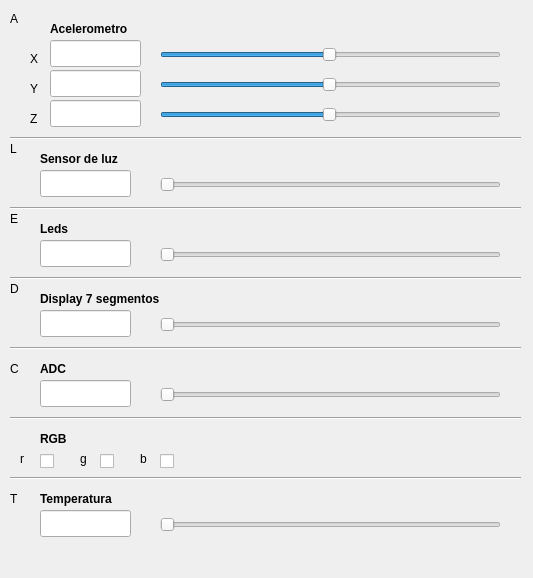
<?xml version="1.0" encoding="UTF-8"?>
<ui version="4.0">
 <class>SensoresBaseBoard</class>
 <widget class="QMainWindow" name="SensoresBaseBoard">
  <property name="geometry">
   <rect>
    <x>0</x>
    <y>0</y>
    <width>533</width>
    <height>578</height>
   </rect>
  </property>
  <property name="windowTitle">
   <string>SensoresBaseBoard</string>
  </property>
  <widget class="QWidget" name="centralWidget">
   <widget class="QLineEdit" name="ejeXValue">
    <property name="geometry">
     <rect>
      <x>50</x>
      <y>40</y>
      <width>91</width>
      <height>27</height>
     </rect>
    </property>
    <property name="readOnly">
     <bool>true</bool>
    </property>
   </widget>
   <widget class="QLineEdit" name="ejeYValue">
    <property name="geometry">
     <rect>
      <x>50</x>
      <y>70</y>
      <width>91</width>
      <height>27</height>
     </rect>
    </property>
    <property name="readOnly">
     <bool>true</bool>
    </property>
   </widget>
   <widget class="QLineEdit" name="ejeZValue">
    <property name="geometry">
     <rect>
      <x>50</x>
      <y>100</y>
      <width>91</width>
      <height>27</height>
     </rect>
    </property>
    <property name="readOnly">
     <bool>true</bool>
    </property>
   </widget>
   <widget class="QLabel" name="label">
    <property name="geometry">
     <rect>
      <x>30</x>
      <y>50</y>
      <width>21</width>
      <height>17</height>
     </rect>
    </property>
    <property name="text">
     <string>X</string>
    </property>
   </widget>
   <widget class="QLabel" name="label_2">
    <property name="geometry">
     <rect>
      <x>30</x>
      <y>80</y>
      <width>21</width>
      <height>17</height>
     </rect>
    </property>
    <property name="text">
     <string>Y</string>
    </property>
   </widget>
   <widget class="QLabel" name="label_3">
    <property name="geometry">
     <rect>
      <x>30</x>
      <y>110</y>
      <width>21</width>
      <height>17</height>
     </rect>
    </property>
    <property name="text">
     <string>Z</string>
    </property>
   </widget>
   <widget class="QSlider" name="ejeXvalueBar">
    <property name="geometry">
     <rect>
      <x>160</x>
      <y>40</y>
      <width>341</width>
      <height>29</height>
     </rect>
    </property>
    <property name="minimum">
     <number>-127</number>
    </property>
    <property name="maximum">
     <number>128</number>
    </property>
    <property name="orientation">
     <enum>Qt::Horizontal</enum>
    </property>
   </widget>
   <widget class="QSlider" name="ejeYvalueBar">
    <property name="geometry">
     <rect>
      <x>160</x>
      <y>70</y>
      <width>341</width>
      <height>29</height>
     </rect>
    </property>
    <property name="minimum">
     <number>-127</number>
    </property>
    <property name="maximum">
     <number>128</number>
    </property>
    <property name="orientation">
     <enum>Qt::Horizontal</enum>
    </property>
   </widget>
   <widget class="QSlider" name="ejeZvalueBar">
    <property name="geometry">
     <rect>
      <x>160</x>
      <y>100</y>
      <width>341</width>
      <height>29</height>
     </rect>
    </property>
    <property name="minimum">
     <number>-127</number>
    </property>
    <property name="maximum">
     <number>128</number>
    </property>
    <property name="orientation">
     <enum>Qt::Horizontal</enum>
    </property>
   </widget>
   <widget class="QLabel" name="label_4">
    <property name="geometry">
     <rect>
      <x>50</x>
      <y>20</y>
      <width>111</width>
      <height>17</height>
     </rect>
    </property>
    <property name="font">
     <font>
      <weight>75</weight>
      <bold>true</bold>
     </font>
    </property>
    <property name="text">
     <string>Acelerometro</string>
    </property>
   </widget>
   <widget class="QLabel" name="label_5">
    <property name="geometry">
     <rect>
      <x>40</x>
      <y>150</y>
      <width>111</width>
      <height>17</height>
     </rect>
    </property>
    <property name="font">
     <font>
      <weight>75</weight>
      <bold>true</bold>
     </font>
    </property>
    <property name="text">
     <string>Sensor de luz</string>
    </property>
   </widget>
   <widget class="QSlider" name="luzValueBar">
    <property name="geometry">
     <rect>
      <x>160</x>
      <y>170</y>
      <width>341</width>
      <height>29</height>
     </rect>
    </property>
    <property name="minimum">
     <number>0</number>
    </property>
    <property name="maximum">
     <number>256</number>
    </property>
    <property name="orientation">
     <enum>Qt::Horizontal</enum>
    </property>
   </widget>
   <widget class="QLabel" name="label_6">
    <property name="geometry">
     <rect>
      <x>10</x>
      <y>140</y>
      <width>21</width>
      <height>17</height>
     </rect>
    </property>
    <property name="text">
     <string>L</string>
    </property>
   </widget>
   <widget class="QLineEdit" name="luzValue">
    <property name="geometry">
     <rect>
      <x>40</x>
      <y>170</y>
      <width>91</width>
      <height>27</height>
     </rect>
    </property>
    <property name="readOnly">
     <bool>true</bool>
    </property>
   </widget>
   <widget class="QLabel" name="label_7">
    <property name="geometry">
     <rect>
      <x>40</x>
      <y>220</y>
      <width>111</width>
      <height>17</height>
     </rect>
    </property>
    <property name="font">
     <font>
      <weight>75</weight>
      <bold>true</bold>
     </font>
    </property>
    <property name="text">
     <string>Leds</string>
    </property>
   </widget>
   <widget class="QSlider" name="ledsValue">
    <property name="geometry">
     <rect>
      <x>160</x>
      <y>240</y>
      <width>341</width>
      <height>29</height>
     </rect>
    </property>
    <property name="minimum">
     <number>-1</number>
    </property>
    <property name="maximum">
     <number>15</number>
    </property>
    <property name="pageStep">
     <number>1</number>
    </property>
    <property name="value">
     <number>-1</number>
    </property>
    <property name="orientation">
     <enum>Qt::Horizontal</enum>
    </property>
   </widget>
   <widget class="QLabel" name="label_8">
    <property name="geometry">
     <rect>
      <x>10</x>
      <y>210</y>
      <width>21</width>
      <height>17</height>
     </rect>
    </property>
    <property name="text">
     <string>E</string>
    </property>
   </widget>
   <widget class="QLineEdit" name="ledValue">
    <property name="geometry">
     <rect>
      <x>40</x>
      <y>240</y>
      <width>91</width>
      <height>27</height>
     </rect>
    </property>
    <property name="readOnly">
     <bool>true</bool>
    </property>
   </widget>
   <widget class="QLabel" name="label_9">
    <property name="geometry">
     <rect>
      <x>10</x>
      <y>280</y>
      <width>21</width>
      <height>17</height>
     </rect>
    </property>
    <property name="text">
     <string>D</string>
    </property>
   </widget>
   <widget class="QLineEdit" name="seg7Value">
    <property name="geometry">
     <rect>
      <x>40</x>
      <y>310</y>
      <width>91</width>
      <height>27</height>
     </rect>
    </property>
    <property name="readOnly">
     <bool>true</bool>
    </property>
   </widget>
   <widget class="QSlider" name="seg7ValueBar">
    <property name="geometry">
     <rect>
      <x>160</x>
      <y>310</y>
      <width>341</width>
      <height>29</height>
     </rect>
    </property>
    <property name="minimum">
     <number>0</number>
    </property>
    <property name="maximum">
     <number>9</number>
    </property>
    <property name="pageStep">
     <number>1</number>
    </property>
    <property name="value">
     <number>0</number>
    </property>
    <property name="orientation">
     <enum>Qt::Horizontal</enum>
    </property>
   </widget>
   <widget class="QLabel" name="label_10">
    <property name="geometry">
     <rect>
      <x>40</x>
      <y>290</y>
      <width>151</width>
      <height>17</height>
     </rect>
    </property>
    <property name="font">
     <font>
      <weight>75</weight>
      <bold>true</bold>
     </font>
    </property>
    <property name="text">
     <string>Display 7 segmentos</string>
    </property>
   </widget>
   <widget class="QLineEdit" name="adcValue">
    <property name="geometry">
     <rect>
      <x>40</x>
      <y>380</y>
      <width>91</width>
      <height>27</height>
     </rect>
    </property>
    <property name="readOnly">
     <bool>true</bool>
    </property>
   </widget>
   <widget class="QLabel" name="label_11">
    <property name="geometry">
     <rect>
      <x>10</x>
      <y>360</y>
      <width>21</width>
      <height>17</height>
     </rect>
    </property>
    <property name="text">
     <string>C</string>
    </property>
   </widget>
   <widget class="QLabel" name="label_12">
    <property name="geometry">
     <rect>
      <x>40</x>
      <y>360</y>
      <width>151</width>
      <height>17</height>
     </rect>
    </property>
    <property name="font">
     <font>
      <weight>75</weight>
      <bold>true</bold>
     </font>
    </property>
    <property name="text">
     <string>ADC</string>
    </property>
   </widget>
   <widget class="QSlider" name="adcValueBar">
    <property name="geometry">
     <rect>
      <x>160</x>
      <y>380</y>
      <width>341</width>
      <height>29</height>
     </rect>
    </property>
    <property name="minimum">
     <number>0</number>
    </property>
    <property name="maximum">
     <number>4096</number>
    </property>
    <property name="pageStep">
     <number>1</number>
    </property>
    <property name="value">
     <number>0</number>
    </property>
    <property name="orientation">
     <enum>Qt::Horizontal</enum>
    </property>
   </widget>
   <widget class="QLabel" name="label_13">
    <property name="geometry">
     <rect>
      <x>10</x>
      <y>10</y>
      <width>21</width>
      <height>17</height>
     </rect>
    </property>
    <property name="text">
     <string>A</string>
    </property>
   </widget>
   <widget class="Line" name="line">
    <property name="geometry">
     <rect>
      <x>10</x>
      <y>130</y>
      <width>511</width>
      <height>16</height>
     </rect>
    </property>
    <property name="orientation">
     <enum>Qt::Horizontal</enum>
    </property>
   </widget>
   <widget class="Line" name="line_2">
    <property name="geometry">
     <rect>
      <x>10</x>
      <y>200</y>
      <width>511</width>
      <height>16</height>
     </rect>
    </property>
    <property name="orientation">
     <enum>Qt::Horizontal</enum>
    </property>
   </widget>
   <widget class="Line" name="line_3">
    <property name="geometry">
     <rect>
      <x>10</x>
      <y>270</y>
      <width>511</width>
      <height>16</height>
     </rect>
    </property>
    <property name="orientation">
     <enum>Qt::Horizontal</enum>
    </property>
   </widget>
   <widget class="Line" name="line_4">
    <property name="geometry">
     <rect>
      <x>10</x>
      <y>340</y>
      <width>511</width>
      <height>16</height>
     </rect>
    </property>
    <property name="orientation">
     <enum>Qt::Horizontal</enum>
    </property>
   </widget>
   <widget class="QLabel" name="label_15">
    <property name="geometry">
     <rect>
      <x>20</x>
      <y>450</y>
      <width>21</width>
      <height>17</height>
     </rect>
    </property>
    <property name="text">
     <string>r</string>
    </property>
   </widget>
   <widget class="Line" name="line_5">
    <property name="geometry">
     <rect>
      <x>10</x>
      <y>410</y>
      <width>511</width>
      <height>16</height>
     </rect>
    </property>
    <property name="orientation">
     <enum>Qt::Horizontal</enum>
    </property>
   </widget>
   <widget class="QLabel" name="label_16">
    <property name="geometry">
     <rect>
      <x>80</x>
      <y>450</y>
      <width>21</width>
      <height>17</height>
     </rect>
    </property>
    <property name="text">
     <string>g</string>
    </property>
   </widget>
   <widget class="QLabel" name="label_17">
    <property name="geometry">
     <rect>
      <x>140</x>
      <y>450</y>
      <width>21</width>
      <height>17</height>
     </rect>
    </property>
    <property name="text">
     <string>b</string>
    </property>
   </widget>
   <widget class="QCheckBox" name="ledRed">
    <property name="geometry">
     <rect>
      <x>40</x>
      <y>450</y>
      <width>21</width>
      <height>22</height>
     </rect>
    </property>
    <property name="text">
     <string/>
    </property>
   </widget>
   <widget class="QCheckBox" name="ledGreen">
    <property name="geometry">
     <rect>
      <x>100</x>
      <y>450</y>
      <width>21</width>
      <height>22</height>
     </rect>
    </property>
    <property name="text">
     <string/>
    </property>
   </widget>
   <widget class="QCheckBox" name="ledBlue">
    <property name="geometry">
     <rect>
      <x>160</x>
      <y>450</y>
      <width>21</width>
      <height>22</height>
     </rect>
    </property>
    <property name="text">
     <string/>
    </property>
   </widget>
   <widget class="QLabel" name="label_14">
    <property name="geometry">
     <rect>
      <x>40</x>
      <y>430</y>
      <width>151</width>
      <height>17</height>
     </rect>
    </property>
    <property name="font">
     <font>
      <weight>75</weight>
      <bold>true</bold>
     </font>
    </property>
    <property name="text">
     <string>RGB</string>
    </property>
   </widget>
   <widget class="Line" name="line_6">
    <property name="geometry">
     <rect>
      <x>10</x>
      <y>470</y>
      <width>511</width>
      <height>16</height>
     </rect>
    </property>
    <property name="orientation">
     <enum>Qt::Horizontal</enum>
    </property>
   </widget>
   <widget class="QLineEdit" name="tempValue">
    <property name="geometry">
     <rect>
      <x>40</x>
      <y>510</y>
      <width>91</width>
      <height>27</height>
     </rect>
    </property>
    <property name="readOnly">
     <bool>true</bool>
    </property>
   </widget>
   <widget class="QLabel" name="label_18">
    <property name="geometry">
     <rect>
      <x>10</x>
      <y>490</y>
      <width>21</width>
      <height>17</height>
     </rect>
    </property>
    <property name="text">
     <string>T</string>
    </property>
   </widget>
   <widget class="QSlider" name="tempValueBar">
    <property name="geometry">
     <rect>
      <x>160</x>
      <y>510</y>
      <width>341</width>
      <height>29</height>
     </rect>
    </property>
    <property name="minimum">
     <number>0</number>
    </property>
    <property name="maximum">
     <number>4096</number>
    </property>
    <property name="pageStep">
     <number>1</number>
    </property>
    <property name="value">
     <number>0</number>
    </property>
    <property name="orientation">
     <enum>Qt::Horizontal</enum>
    </property>
   </widget>
   <widget class="QLabel" name="label_19">
    <property name="geometry">
     <rect>
      <x>40</x>
      <y>490</y>
      <width>151</width>
      <height>17</height>
     </rect>
    </property>
    <property name="font">
     <font>
      <weight>75</weight>
      <bold>true</bold>
     </font>
    </property>
    <property name="text">
     <string>Temperatura</string>
    </property>
   </widget>
  </widget>
  <widget class="QMenuBar" name="menuBar">
   <property name="geometry">
    <rect>
     <x>0</x>
     <y>0</y>
     <width>533</width>
     <height>25</height>
    </rect>
   </property>
  </widget>
 </widget>
 <layoutdefault spacing="6" margin="11"/>
 <resources/>
 <connections/>
</ui>
